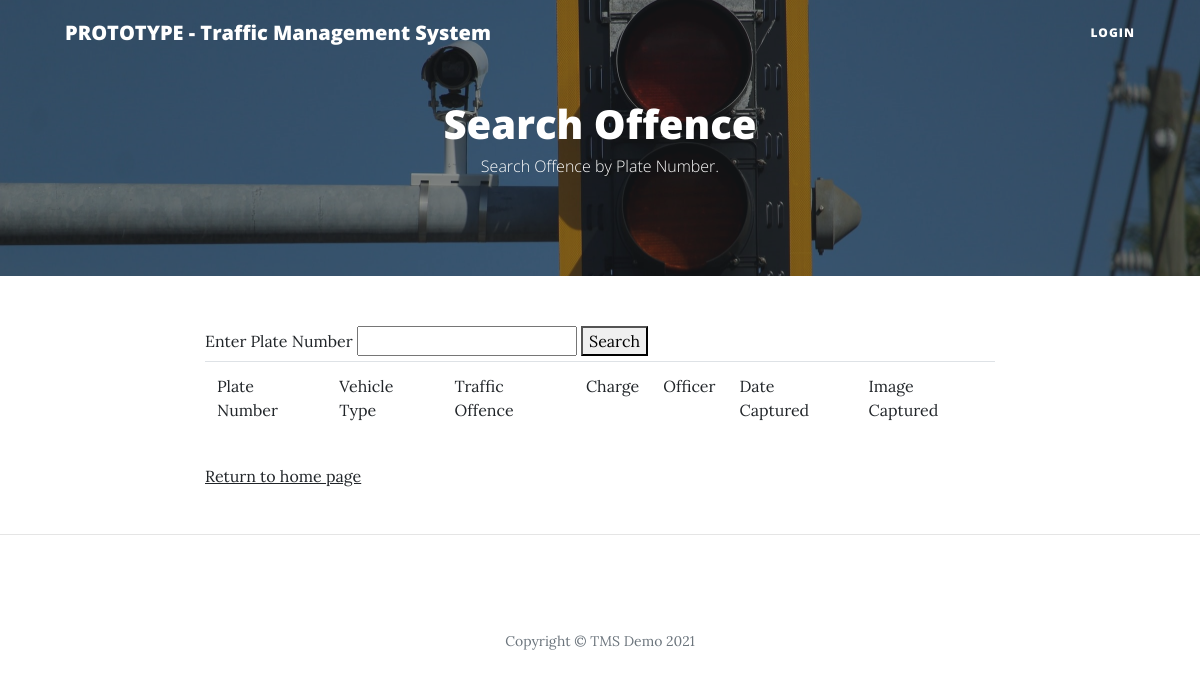
Before: /search with the older database file.
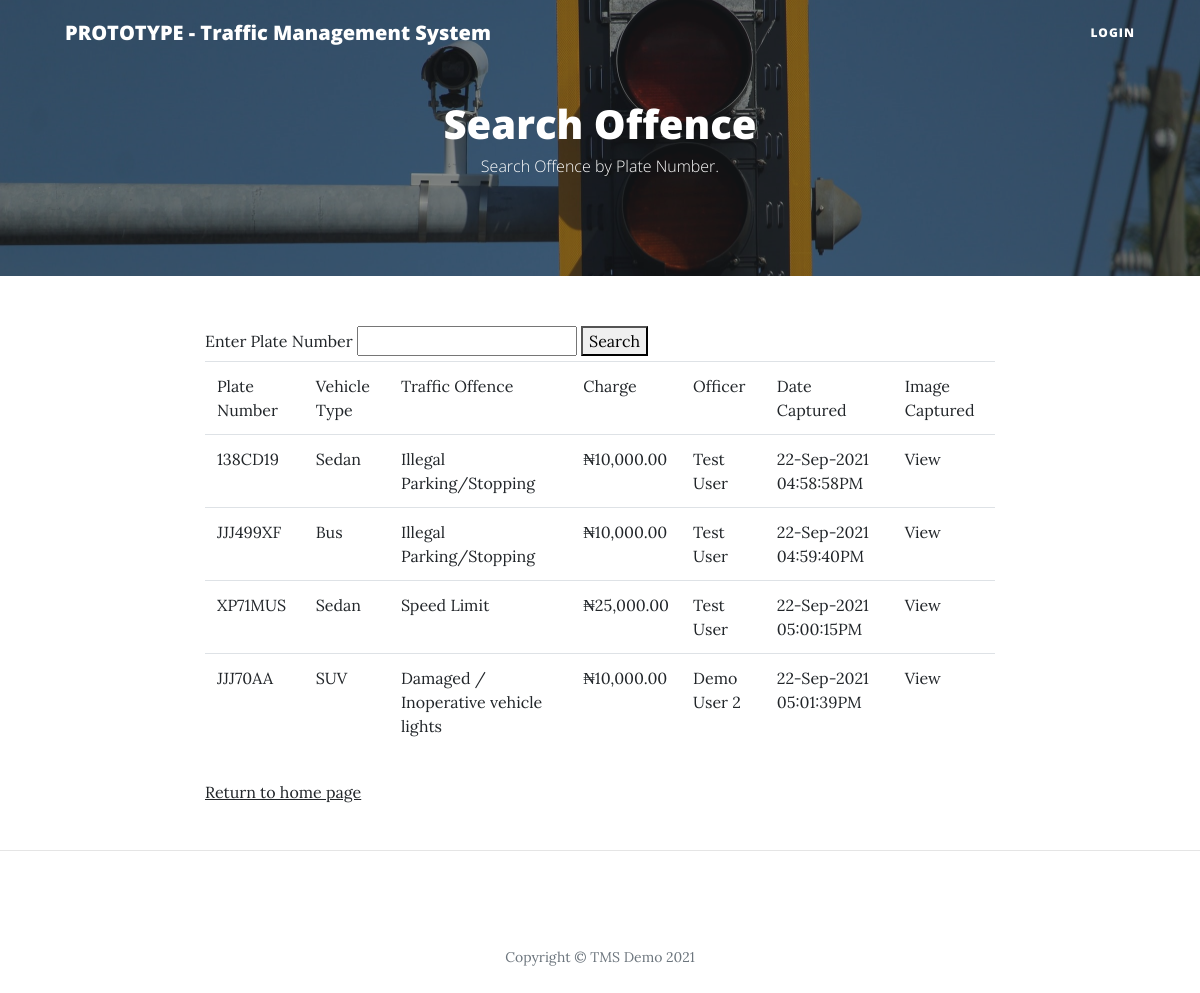
After: the same page with the newer database file.
### main.py (models this page shows)
class Bookings(db.Model):
    __tablename__ = "traffic_bookings"
    id = db.Column(db.Integer, primary_key=True)
    officer_id = db.Column(db.Integer, db.ForeignKey("users.id"), nullable=False)
    officer = relationship("User", back_populates="booking_officer")
    offence_id = db.Column(db.Integer, db.ForeignKey("traffic_offence.id"), nullable=False)
    offence = relationship("Offence", back_populates="offence_booking")
    plate_no = db.Column(db.String(250), nullable=False)
    vehicle_type = db.Column(db.String(250), nullable=True)
    vehicle_model = db.Column(db.String(250), nullable=True)
    vehicle_make = db.Column(db.String(250), nullable=True)
    vehicle_color = db.Column(db.String(250), nullable=True)
    vehicle_orientation = db.Column(db.String(250), nullable=True)
    comment = db.Column(db.Text, nullable=True)
    img = db.Column(db.String(250), nullable=False)
    date_created = db.Column(db.DateTime, nullable=False)

class Offence(db.Model):
    __tablename__ = "traffic_offence"
    id = db.Column(db.Integer, primary_key=True)
    offence_name = db.Column(db.String(250), nullable=False)
    offence_booking = relationship("Bookings", back_populates="offence")
    offence_desc = db.Column(db.Text, nullable=True)
    fees = db.Column(db.Float, nullable=False)
    date_created = db.Column(db.DateTime, nullable=False)

class User(UserMixin, db.Model):
    __tablename__ = "users"
    id = db.Column(db.Integer, primary_key=True)
    name = db.Column(db.String(250), nullable=False)
    email = db.Column(db.String(250), unique=True, nullable=False)
    username = db.Column(db.String(250), unique=True, nullable=False)
    booking_officer = relationship("Bookings", back_populates="officer")
    password = db.Column(db.String(250), nullable=False)
    date_created = db.Column(db.DateTime, nullable=False)

### main.py (the view)
@app.route('/search', methods=["GET", "POST"])
def search_offence():
    search_form = SearchForm()
    if search_form.validate_on_submit():
        search_query = search_form.search_value.data
        search_result = Bookings.query.filter_by(plate_no=search_query).all()
        list_of_rows = [
            ['Plate Number', 'Vehicle Type', 'Traffic Offence', 'Charge', 'Officer', 'Date Captured', 'Image Captured']]
        for row in search_result:
            new_row = [row.plate_no,
                       row.vehicle_type,
                       Offence.query.get(row.offence_id).offence_name,
                       "₦{:,.2f}".format(Offence.query.get(row.offence_id).fees),
                       User.query.get(row.officer_id).name,
                       row.date_created.strftime("%d-%b-%Y %I:%M:%S%p"),
                       row.img]
            list_of_rows.append(new_row)
        return render_template("search.html", form=search_form, result=list_of_rows, query=search_query)
    else:
        list_of_rows = [
            ['Plate Number', 'Vehicle Type', 'Traffic Offence', 'Charge', 'Officer', 'Date Captured', 'Image Captured']]
        query = Bookings.query.limit(20).all()
        for row in query:
            new_row = [row.plate_no,
                       row.vehicle_type,
                       Offence.query.get(row.offence_id).offence_name,
                       "₦{:,.2f}".format(Offence.query.get(row.offence_id).fees),
                       User.query.get(row.officer_id).name,
                       row.date_created.strftime("%d-%b-%Y %I:%M:%S%p"),
                       row.img]
            list_of_rows.append(new_row)
        return render_template("search.html", form=search_form, result=list_of_rows)

### forms.py
class SearchForm(FlaskForm):
    search_value = StringField("Enter Plate Number", validators=[DataRequired()])
    submit = SubmitField("Search")

### templates/search.html (shortened to what this page needs)
{% include "header.html" %}
<header class="masthead" style="background-image: url('{{ url_for('static', filename='img/traffic-light.jpg')}}')">
    <div class="overlay"></div>
    <div class="container">
        <div class="row">
            <div class="col-lg-8 col-md-10 mx-auto">
                <div class="site-heading">
                    <h1>Search Offence</h1>
                    <span class="subheading">Search Offence by Plate Number.</span>
                </div>
            </div>
        </div>
    </div>
</header>
    <div class="row">
        <div class="col-lg-8 col-md-10 mx-auto">
            <form method="POST" action="">
                {{ form.search_value.label }} {{ form.search_value }}
                <button>Search</button>
                {% if result%}
                <table class="table">
                    {% for row in result %}
                    <tr>
                        {% for item in row %}
                          {% if item[:7] == "static/" %}
                          <td><a href="{{ item }}">View</a></td>
                          {% else %}
                          <td>{{ item }}</td>
                          {% endif %}
                        {% endfor %}
                    </tr>
                    {% endfor %}
                </table>
                {% endif %}
                <p><a href="{{ url_for('capture_image') }}">Return to home page</a></p>
            </form>
        </div>
    </div>
<hr>
{% include "footer.html" %}

### templates/header.html (shortened to what this page needs)
<!DOCTYPE html>
<html lang="en">
<head>
  <link href="{{ url_for('static', filename='vendor/bootstrap/css/bootstrap.min.css') }}" rel="stylesheet">
  <link href="{{ url_for('static', filename='vendor/fontawesome-free/css/all.min.css')}}" rel="stylesheet" type="text/css">
  <link href="{{ url_for('static', filename='css/clean-blog.min.css')}}" rel="stylesheet">
</head>
<body>
  <nav class="navbar navbar-expand-lg navbar-light fixed-top" id="mainNav">
    <div class="container">
      <a class="navbar-brand" href="{{url_for('login')}}">PROTOTYPE - Traffic Management System</a>
      <div class="collapse navbar-collapse" id="navbarResponsive">
        <ul class="navbar-nav ml-auto">
          {% if not current_user.is_authenticated %}
          <li class="nav-item">
            <a class="nav-link" href="{{ url_for('login') }}">Login</a>
          </li>
          {% else %}
          <li class="nav-item">
            <a class="nav-link" href="{{ url_for('logout') }}">Log Out</a>
          </li>
          {% endif %}
        </ul>
      </div>
    </div>
  </nav>

### templates/footer.html (shortened to what this page needs)
  <footer>
    <div class="container">
      <div class="row">
        <div class="col-lg-8 col-md-10 mx-auto">
          <p class="copyright text-muted">Copyright &copy; TMS Demo 2021</p>
        </div>
      </div>
    </div>
  </footer>
</body>
</html>

Changed rows visible on the page:
added Bookings: plate_no "138CD19", vehicle_type "Sedan"
now on this page (row unchanged): Offence: offence_name "Illegal Parking/Stopping"
now on this page (row unchanged): User: name "Test User"
added Bookings: plate_no "JJJ499XF", vehicle_type "Bus"
added Bookings: plate_no "XP71MUS", vehicle_type "Sedan"
now on this page (row unchanged): Offence: offence_name "Speed Limit"
added Bookings: plate_no "JJJ70AA", vehicle_type "SUV"
now on this page (row unchanged): Offence: offence_name "Damaged / Inoperative vehicle lights"
added User: name "Demo User 2"
Other visible differences:
new list line: "₦10,000.00 22-Sep-2021 04:58:58PM"
new list line: "₦10,000.00 22-Sep-2021 04:59:40PM"
new list line: "₦25,000.00 22-Sep-2021 05:00:15PM"
new list line: "₦10,000.00 22-Sep-2021 05:01:39PM"
